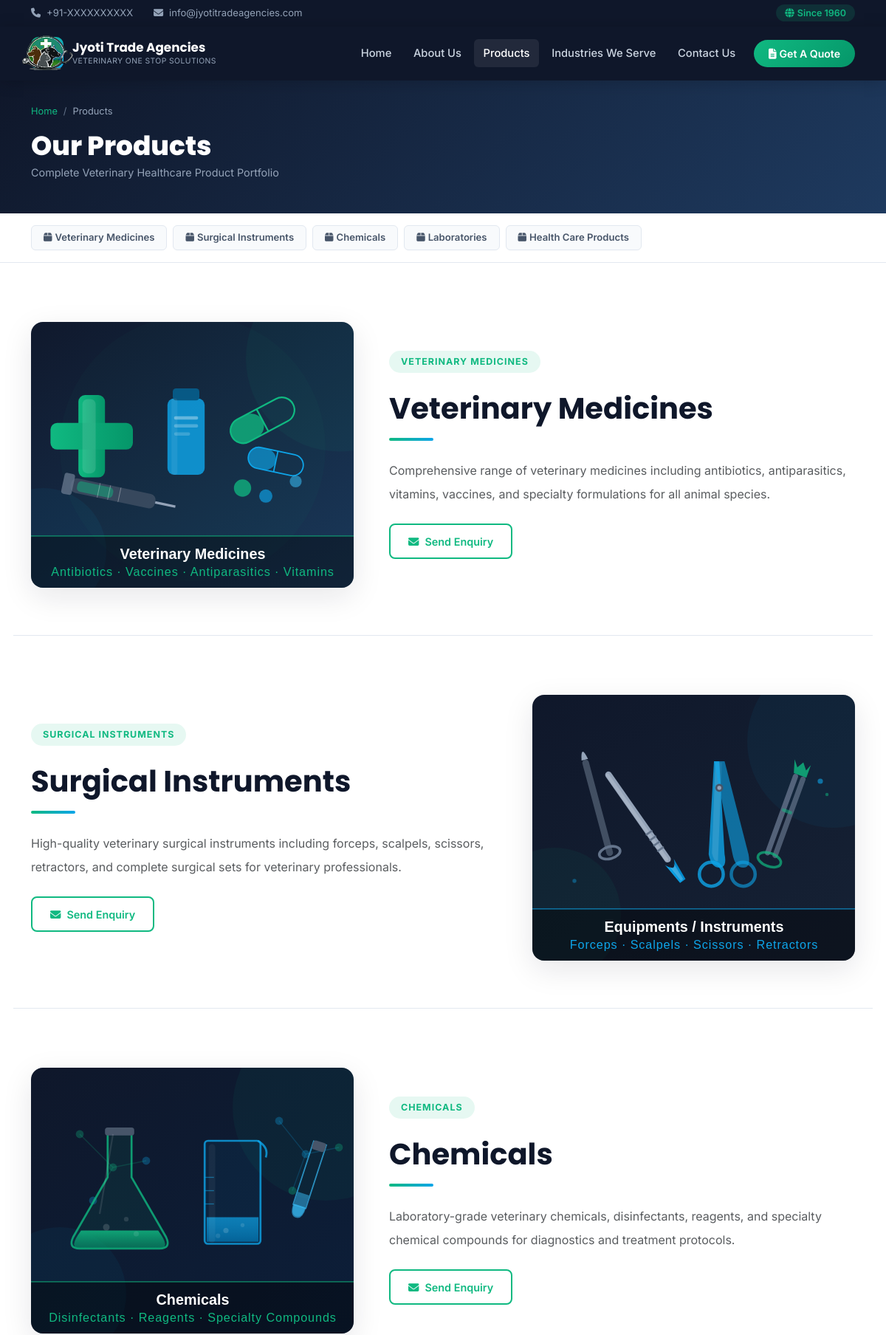
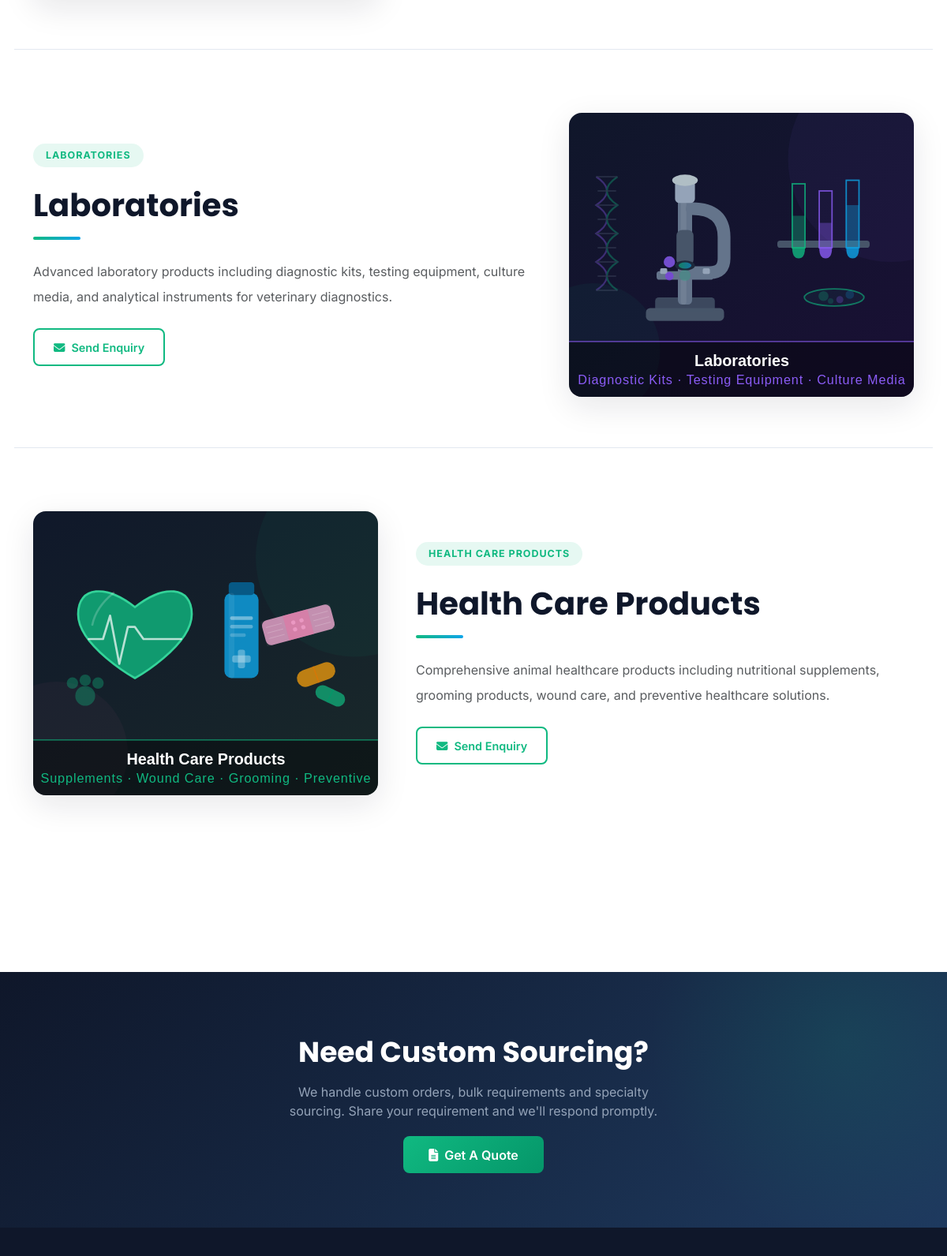
/products.php (upper part), run on the app's committed database (2 pictures, top to bottom).
### tables this page shows
CREATE TABLE IF NOT EXISTS `product_categories` (
  `id`           INT UNSIGNED NOT NULL AUTO_INCREMENT,
  `name`         VARCHAR(255) NOT NULL,
  `slug`         VARCHAR(255) NOT NULL UNIQUE,
  `description`  TEXT DEFAULT NULL,
  `image_path`   VARCHAR(500) DEFAULT NULL,
  `pdf_path`     VARCHAR(500) DEFAULT NULL,
  `sort_order`   INT UNSIGNED NOT NULL DEFAULT 0,
  `is_active`    TINYINT(1) NOT NULL DEFAULT 1,
  `created_at`   DATETIME NOT NULL DEFAULT CURRENT_TIMESTAMP,
  `updated_at`   DATETIME NOT NULL DEFAULT CURRENT_TIMESTAMP ON UPDATE CURRENT_TIMESTAMP,
  PRIMARY KEY (`id`),
  KEY `idx_slug` (`slug`),
  KEY `idx_sort_active` (`sort_order`, `is_active`)
);

### config/database.php (called while the page is built, shortened)
<?php
function getDB(): PDO {
    static $pdo = null;
    if ($pdo === null) {
        $dsn = 'mysql:host=' . DB_HOST . ';dbname=' . DB_NAME . ';charset=' . DB_CHARSET;
        $options = [
            PDO::ATTR_ERRMODE            => PDO::ERRMODE_EXCEPTION,
            PDO::ATTR_DEFAULT_FETCH_MODE => PDO::FETCH_ASSOC,
            PDO::ATTR_EMULATE_PREPARES   => false,
        ];
        try {
            $pdo = new PDO($dsn, DB_USER, DB_PASS, $options);
        } catch (PDOException $e) {
            error_log('DB Connection failed: ' . $e->getMessage());
            http_response_code(500);
            die('Service temporarily unavailable. Please try again later.');
        }
    }
    return $pdo;
}
function getSetting(string $key): string {
    static $cache = [];
    if (isset($cache[$key])) return $cache[$key];
    $stmt = getDB()->prepare('SELECT setting_val FROM settings WHERE setting_key = ?');
    $stmt->execute([$key]);
    $val = $stmt->fetchColumn();
    $cache[$key] = $val !== false ? $val : '';
    return $cache[$key];
}

### includes/init.php (called while the page is built, shortened)
<?php
require_once __DIR__ . '/../config/database.php';
require_once __DIR__ . '/../config/security.php';
$companyName  = getSetting('company_name') ?: 'Jyoti Trade Agencies';
$companyPhone = getSetting('phone');
$companyEmail = getSetting('email');

### config/security.php (called while the page is built, shortened)
<?php
function e(string $val): string {
    return htmlspecialchars($val, ENT_QUOTES | ENT_HTML5, 'UTF-8');
}

### products.php (the view, shortened to what this page needs)
<?php
require_once __DIR__ . '/includes/init.php';
$categories = getDB()->query('SELECT * FROM product_categories WHERE is_active=1 ORDER BY sort_order ASC')->fetchAll();
?>
<?php include __DIR__ . '/includes/header.php'; ?>
<section class="page-hero">
  <div class="container">
    <nav aria-label="breadcrumb">
      <ol class="breadcrumb mb-3">
        <li class="breadcrumb-item"><a href="<?= SITE_URL ?>/">Home</a></li>
        <li class="breadcrumb-item active">Products</li>
      </ol>
    </nav>
    <h1 class="page-hero-title" data-aos="fade-up">Our Products</h1>
    <p class="page-hero-sub" data-aos="fade-up" data-aos-delay="100">Complete Veterinary Healthcare Product Portfolio</p>
  </div>
</section>
<div style="background:#fff;border-bottom:1px solid #E2E8F0;position:sticky;top:72px;z-index:90;">
  <div class="container">
    <div class="d-flex gap-2 flex-wrap py-3">
      <?php
      $defaultCats = [
        ['veterinary-medicines','Veterinary Medicines','fas fa-pills'],
        ['Equipments & instruments','Equipments/Instruments','fas fa-scalpel'],
        ['chemicals','Chemicals','fas fa-flask'],
        ['laboratories','Laboratories','fas fa-microscope'],
        ['health-care-products','Health Care Products','fas fa-heart-pulse'],
      ];
      $displayCats = !empty($categories) ? array_map(fn($c) => [$c['slug'],$c['name'],'fas fa-box'], $categories) : $defaultCats;
      foreach ($displayCats as $c): ?>
      <a href="#<?= e($c[0]) ?>" class="product-nav-btn">
        <i class="<?= $c[2] ?> me-1"></i><?= e($c[1]) ?>
      </a>
      <?php endforeach; ?>
    </div>
  </div>
</div>
<section style="padding:5rem 0;">
  <div class="container">
    <?php if (!empty($categories)):
      foreach ($categories as $i => $cat):
    ?>
    <div class="row g-5 align-items-center mb-6 <?= ($i % 2 !== 0) ? 'flex-row-reverse' : '' ?>"
         id="<?= e($cat['slug']) ?>"
         style="margin-bottom:5rem;padding-bottom:4rem;<?= ($i < count($categories)-1) ? 'border-bottom:1px solid #E2E8F0' : '' ?>"
         data-aos="fade-up">
      <div class="col-lg-5">
        <div style="border-radius:16px;overflow:hidden;box-shadow:0 12px 40px rgba(15,23,42,.1)">
          <?php if ($cat['image_path']): ?>
            <img src="<?= SITE_URL ?>/admin/uploads/products/<?= e($cat['image_path']) ?>" alt="<?= e($cat['name']) ?>" style="width:100%;height:360px;object-fit:cover" loading="lazy">
          <?php else: ?>
            <img src="<?= SITE_URL ?>/assets/images/products/default-<?= $cat['id'] ?>.svg" alt="<?= e($cat['name']) ?>" style="width:100%;height:360px;object-fit:cover" loading="lazy">
          <?php endif; ?>
        </div>
      </div>
      <div class="col-lg-7">
        <div class="section-badge"><?= e($cat['name']) ?></div>
        <h2 class="section-title mt-2"><?= e($cat['name']) ?></h2>
        <div class="section-divider left mb-4"></div>
        <p class="text-muted lh-lg"><?= e($cat['description']) ?></p>
        <div class="d-flex flex-wrap gap-3 mt-4">
          <a href="<?= SITE_URL ?>/quote.php?category=<?= urlencode($cat['name']) ?>" class="btn-outline-hero" style="font-size:.9rem;padding:.7rem 1.5rem;border-color:var(--secondary);color:var(--secondary)">
            <i class="fas fa-envelope me-2"></i>Send Enquiry
          </a>
        </div>
      </div>
    </div>
    <?php endforeach;
    else:
      $staticProds = [
        ['veterinary-medicines','Veterinary Medicines','fas fa-pills','Our veterinary medicines portfolio covers a comprehensive range of antibiotics, antiparasitics, antifungals, hormones, vitamins, minerals, vaccines and specialty pharmaceutical formulations. All products are sourced from certified manufacturers compliant with international veterinary pharmaceutical standards. Available for cattle, poultry, swine, equine, small animals and companion pets.'],
        ['equipments-instruments','Equipments/Instruments','fas fa-scalpel','We supply a complete range of precision-engineered veterinary  instruments including forceps, scalpels, scissors, retractors, needle holders, suture materials, autoclave equipment, and complete surgical kits. Our instruments meet veterinary professional requirements for clinics, hospitals and research institutions.'],
        ['chemicals','Chemicals','fas fa-flask','Our veterinary chemicals range includes laboratory-grade disinfectants, antiseptics, diagnostic reagents, staining solutions, buffered solutions and specialty chemical compounds. All chemicals are quality-tested and comply with relevant safety standards for professional veterinary diagnostic and treatment use.'],
        ['laboratories','Laboratories','fas fa-microscope','We offer advanced veterinary laboratory products including rapid diagnostic test kits, ELISA kits, PCR reagents, culture media, haematology analyzers, biochemistry analyzers and complete laboratory setup solutions for veterinary hospitals and research laboratories.'],
        ['health-care-products','Health Care Products','fas fa-heart-pulse','Comprehensive animal healthcare solutions including nutritional supplements, growth promoters, electrolytes, probiotics, wound care products, ectoparasiticides, grooming products and preventive healthcare essentials for all animal species.'],
      ];
      foreach ($staticProds as $i => $sp): ?>
    <div class="row g-5 align-items-center <?= ($i % 2 !== 0) ? 'flex-row-reverse' : '' ?>"
         id="<?= $sp[0] ?>"
         style="margin-bottom:5rem;padding-bottom:4rem;<?= ($i < count($staticProds)-1) ? 'border-bottom:1px solid #E2E8F0' : '' ?>"
         data-aos="fade-up">
      <div class="col-lg-5">
        <div style="border-radius:16px;overflow:hidden;box-shadow:0 12px 40px rgba(15,23,42,.1)">
          <img src="<?= SITE_URL ?>/assets/images/products/default-<?= ($i+1) ?>.svg" alt="<?= e($sp[1]) ?>" style="width:100%;height:360px;object-fit:cover" loading="lazy">
        </div>
      </div>
      <div class="col-lg-7">
        <div class="section-badge"><?= $sp[1] ?></div>
        <h2 class="section-title mt-2"><?= $sp[1] ?></h2>
        <div class="section-divider left mb-4"></div>
        <p class="text-muted lh-lg"><?= $sp[3] ?></p>
        <div class="d-flex flex-wrap gap-3 mt-4">
          <a href="<?= SITE_URL ?>/quote.php?category=<?= urlencode($sp[1]) ?>" class="btn-primary-hero" style="font-size:.9rem;padding:.7rem 1.5rem">
            <i class="fas fa-envelope me-2"></i>Send Enquiry
          </a>
        </div>
      </div>
    </div>
    <?php endforeach; endif; ?>
  </div>
</section>
<section class="cta-section">
  <div class="container text-center" data-aos="fade-up">
    <h2 class="cta-title">Need Custom Sourcing?</h2>
    <p class="cta-text mx-auto" style="max-width:500px">We handle custom orders, bulk requirements and specialty sourcing. Share your requirement and we'll respond promptly.</p>
    <a href="<?= SITE_URL ?>/quote.php" class="btn-primary-hero"><i class="fas fa-file-alt me-2"></i>Get A Quote</a>
  </div>
</section>
<?php include __DIR__ . '/includes/footer.php'; ?>

### includes/header.php (shortened to what this page needs)
<!DOCTYPE html>
<html lang="en">
<head>
<link href="https://cdn.jsdelivr.net/npm/bootstrap@5.3.3/dist/css/bootstrap.min.css" rel="stylesheet">
<link href="https://cdnjs.cloudflare.com/ajax/libs/font-awesome/6.5.2/css/all.min.css" rel="stylesheet">
<link href="https://unpkg.com/aos@2.3.4/dist/aos.css" rel="stylesheet">
<link href="<?= SITE_URL ?>/assets/css/style.css" rel="stylesheet">
</head>
<body>
<div class="topbar d-none d-md-block">
  <div class="container">
    <div class="d-flex justify-content-between align-items-center py-2">
      <div class="topbar-left">
        <span class="me-4"><i class="fas fa-phone me-2"></i><?= e($companyPhone) ?></span>
        <span><i class="fas fa-envelope me-2"></i><?= e($companyEmail) ?></span>
      </div>
      <div class="topbar-right">
        <span class="badge-global"><i class="fas fa-globe me-1"></i>Since 1960</span>
      </div>
    </div>
  </div>
</div>
<nav class="navbar navbar-expand-lg navbar-dark sticky-top" id="mainNav">
  <div class="container">
    <a class="navbar-brand" href="<?= SITE_URL ?>/">
      <div class="brand-wrapper">
        <div class="brand-icon"><img src="<?= SITE_URL ?>/assets/images/logo.svg" alt="<?= e($companyName) ?>" height="48" style="display:block"></div>
        <div>
          <div class="brand-name"><?= e($companyName) ?></div>
          <div class="brand-tagline">Veterinary One Stop Solutions</div>
        </div>
      </div>
    </a>
    <div class="collapse navbar-collapse" id="navMenu">
      <ul class="navbar-nav ms-auto align-items-lg-center gap-lg-1">
        <li class="nav-item"><a class="nav-link <?= basename($_SERVER['PHP_SELF']) == 'index.php' ? 'active' : '' ?>" href="<?= SITE_URL ?>/">Home</a></li>
        <li class="nav-item"><a class="nav-link <?= basename($_SERVER['PHP_SELF']) == 'about.php' ? 'active' : '' ?>" href="<?= SITE_URL ?>/about.php">About Us</a></li>
        <li class="nav-item"><a class="nav-link <?= basename($_SERVER['PHP_SELF']) == 'products.php' ? 'active' : '' ?>" href="<?= SITE_URL ?>/products.php">Products</a></li>
        <li class="nav-item"><a class="nav-link <?= basename($_SERVER['PHP_SELF']) == 'industries.php' ? 'active' : '' ?>" href="<?= SITE_URL ?>/industries.php">Industries We Serve</a></li>
        <li class="nav-item"><a class="nav-link <?= basename($_SERVER['PHP_SELF']) == 'contact.php' ? 'active' : '' ?>" href="<?= SITE_URL ?>/contact.php">Contact Us</a></li>
        <li class="nav-item ms-lg-2">
          <a class="btn btn-quote" href="<?= SITE_URL ?>/quote.php">
            <i class="fas fa-file-alt me-1"></i>Get A Quote
          </a>
        </li>
      </ul>
    </div>
  </div>
</nav>

### includes/footer.php (shortened to what this page needs)
<footer class="footer">
  <div class="footer-top">
    <div class="container">
      <div class="row g-5">
      </div>
    </div>
  </div>
</footer>
</body>
</html>

### assets/css/style.css (style rules this page uses)
:root { --primary: #0F172A; --secondary: #10B981; --accent: #0EA5E9; --bg: #FFFFFF; --light-bg: #F8FAFC; --border: #E2E8F0; --text: #334155; --text-light:#64748B; --shadow: 0 4px 24px rgba(15,23,42,.08); --radius: 12px; --transition:all .35s ease; }
*, *::before, *::after { box-sizing: border-box; }
body { font-family: 'Inter', sans-serif; color: var(--text); background: var(--bg); overflow-x: hidden; }
h1,h2,h3,h4,h5,h6 { font-family: 'Poppins', sans-serif; color: var(--primary); }
a { text-decoration: none; transition: var(--transition); }
.topbar { background: var(--primary); color: #94A3B8; font-size: .82rem; }
.badge-global { background: rgba(16,185,129,.15); color: var(--secondary); padding: .25rem .75rem; border-radius: 20px; font-size: .78rem; font-weight: 600; }
#mainNav { background: var(--primary); box-shadow: 0 2px 20px rgba(0,0,0,.18); padding: .6rem 0; transition: var(--transition); }
.brand-wrapper { display:flex; align-items:center; gap:.75rem; }
.brand-icon { width: 44px; height: 44px; background: linear-gradient(135deg,var(--secondary),var(--accent)); border-radius: 10px; display:flex; align-items:center; justify-content:center; font-size: 1.25rem; color:#fff; }
.brand-name { font-family:'Poppins',sans-serif; font-size:1.05rem; font-weight:700; color:#fff; line-height:1.2; }
.brand-tagline { font-size:.65rem; color:#94A3B8; letter-spacing:.04em; text-transform:uppercase; }
.navbar-nav .nav-link { color: #CBD5E1 !important; font-weight:500; font-size:.92rem; padding:.5rem .8rem !important; border-radius:6px; }
.navbar-nav .nav-link:hover, .navbar-nav .nav-link.active { color:#fff !important; background:rgba(255,255,255,.08); }
.btn-quote { background: linear-gradient(135deg,var(--secondary),#059669); color: #fff !important; padding: .5rem 1.25rem !important; border-radius: 25px !important; font-weight: 600; font-size: .88rem; border: none; }
.btn-primary-hero { background:linear-gradient(135deg,var(--secondary),#059669); color:#fff; border:none; padding:.85rem 2rem; border-radius:8px; font-weight:600; font-size:1rem; transition:var(--transition); }
.btn-outline-hero { background:transparent; color:#fff; border:2px solid rgba(255,255,255,.3); padding:.85rem 2rem; border-radius:8px; font-weight:600; font-size:1rem; transition:var(--transition); }
.section-badge { display:inline-block; background:rgba(16,185,129,.1); color:var(--secondary); padding:.35rem 1rem; border-radius:20px; font-size:.78rem; font-weight:700; text-transform:uppercase; letter-spacing:.08em; margin-bottom:1rem; }
.section-title { font-size:clamp(1.7rem,3.5vw,2.5rem); font-weight:700; margin-bottom:1rem; }
.section-divider { width:60px; height:4px; background:linear-gradient(90deg,var(--secondary),var(--accent)); border-radius:2px; margin:.75rem auto 0; }
.section-divider.left { margin-left:0; }
.cta-section { background:linear-gradient(135deg,var(--primary),#1E3A5F); padding:5rem 0; position:relative; overflow:hidden; }
.cta-section::before { content:''; position:absolute; top:-50%; right:-10%; width:500px; height:500px; background:radial-gradient(circle,rgba(16,185,129,.12),transparent 70%); }
.cta-title { font-size:clamp(1.6rem,3vw,2.4rem); color:#fff; font-weight:700; margin-bottom:1rem; }
.cta-text { color:#94A3B8; font-size:1rem; margin-bottom:2rem; }
.page-hero { background:linear-gradient(135deg,var(--primary) 0%,#1E3A5F 100%); padding:2rem 0 1.75rem; }
.page-hero .breadcrumb { margin-bottom:.4rem; font-size:.8rem; }
.page-hero-title { font-size:clamp(1.5rem,3.5vw,2.25rem); font-weight:800; color:#fff; margin-bottom:.25rem; }
.page-hero-sub { color:#94A3B8; font-size:.9rem; }
.footer { background:var(--primary); }
.footer-top { padding:5rem 0 3rem; }
.breadcrumb-item a { color:var(--secondary); }
.breadcrumb-item.active { color:#94A3B8; }
.breadcrumb-item + .breadcrumb-item::before { color:#64748B; }

### products.php (style rules this page uses)
.product-nav-btn { background:#F8FAFC;color:#475569;border:1px solid #E2E8F0;padding:.4rem 1rem;border-radius:6px;font-size:.82rem;font-weight:600;transition:all .25s }

### data on the page
product_categories: name "Veterinary Medicines", shows a picture, name "VETERINARY MEDICINES", description "Comprehensive range of veterinary medicines including antibiotics, antiparasitics, vitamins, vaccines, and specialty formulations for all animal species."
product_categories: name "Surgical Instruments", shows a picture, name "SURGICAL INSTRUMENTS", description "High-quality veterinary surgical instruments including forceps, scalpels, scissors, retractors, and complete surgical sets for veterinary professionals."
product_categories: name "Chemicals", shows a picture, name "CHEMICALS", description "Laboratory-grade veterinary chemicals, disinfectants, reagents, and specialty chemical compounds for diagnostics and treatment protocols."
product_categories: name "Laboratories", shows a picture, name "LABORATORIES", description "Advanced laboratory products including diagnostic kits, testing equipment, culture media, and analytical instruments for veterinary diagnostics."
product_categories: name "Health Care Products", shows a picture, name "HEALTH CARE PRODUCTS", description "Comprehensive animal healthcare products including nutritional supplements, grooming products, wound care, and preventive healthcare solutions."

### other printed values
$companyPhone "+91-XXXXXXXXXX"
$companyEmail "info@jyotitradeagencies.com"
$companyName "Jyoti Trade Agencies"
